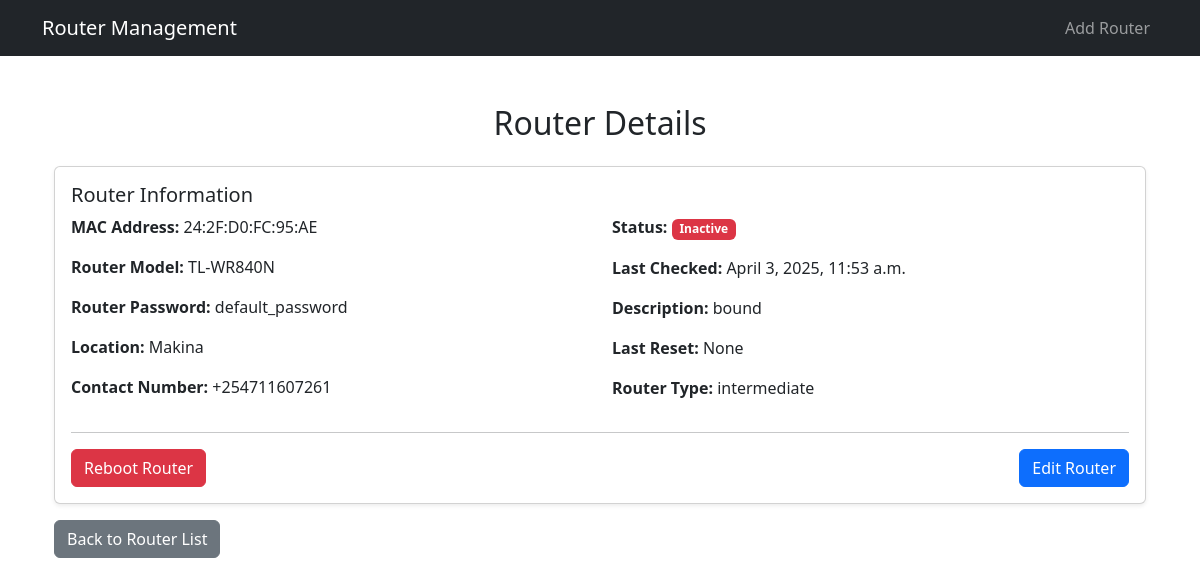
Page /routers/61/ on the committed database.
### routers/models.py (models this page shows, shortened)
class Router(models.Model):
    MAC_ADDRESS_CHOICES = [
        ('online', 'Online'),
        ('offline', 'Offline'),
        ('reset', 'Reset'),
    ]
    ROUTER_TYPE_CHOICES = [
        ('head', 'Head'),  # Root router of the network
        ('tail', 'Tail'),  # End of the network (leaf node)
        ('intermediate', 'Intermediate'),  # Routers in between
    ]
    mac_address = models.CharField(max_length=17, unique=True)
    username = models.CharField(max_length=50, unique=False)
    password = models.CharField(max_length=50)
    location = models.CharField(max_length=100)
    phone_number = models.CharField(max_length=15)
    status = models.CharField(max_length=10, choices=MAC_ADDRESS_CHOICES)
    description = models.TextField(blank=True, null=True)
    last_checked = models.DateTimeField(auto_now=True)
    last_reset = models.DateTimeField(null=True, blank=True)
    router_type = models.CharField(max_length=50, choices=ROUTER_TYPE_CHOICES, default='intermediate')
    parent_router = models.ForeignKey(
        'self',  # Referencing the same model
        on_delete=models.SET_NULL,  # Set null if the parent router is deleted
        null=True,  # Parent router can be null for head routers (root routers)
        blank=True,  # Parent router is optional for head routers
        related_name='children'  # This will allow easy access to child routers
    )

### routers/views.py (the view)
# urls.py: path('routers/<int:id>/', views.router_details, name='router_details'),
def router_details(request, id):
    router = get_object_or_404(Router, id=id)
    router.status = monitor_router(router.mac_address)  # Fetch router status dynamically
    return render(request, 'routers/router_details.html', {'router': router})

### routers/tasks.py (called while the page is built)
@shared_task
def monitor_router(mac_address):
    host = os.getenv('MIKROTIK_HOST')
    username = os.getenv('MIKROTIK_USERNAME')
    password = os.getenv('MIKROTIK_PASSWORD')
    try:
        connection = routeros_api.RouterOsApiPool(
            host=host,
            username=username,
            password=password,
            port=8728,
            plaintext_login=True
        )
        api = connection.get_api()
        leases = api.get_resource('/ip/dhcp-server/lease').get()
        for lease in leases:
            if lease.get('mac-address') == mac_address:
                return "Active"
        return "Inactive"
    except Exception as e:
        return f"Error: {str(e)}"

### routers/templates/routers/router_details.html (shortened to what this page needs)
{% extends 'base.html' %}
{% block content %}
<div class="container my-5">
  <h2 class="mb-4 text-center">Router Details</h2>
  <div class="card shadow-sm">
    <div class="card-body">
      <h5 class="card-title">Router Information</h5>
      <div class="row">
        <div class="col-md-6">
          <p><strong>MAC Address:</strong> {{ router.mac_address }}</p>
          <p><strong>Router Model:</strong> {{ router.username }}</p>
          <p><strong>Router Password:</strong> {{ router.password }}</p>
          <p><strong>Location:</strong> {{ router.location }}</p>
          <p><strong>Contact Number:</strong> {{ router.phone_number }}</p>
        </div>
        <div class="col-md-6">
          <p>
            <strong>Status:</strong>
            <span class="badge {% if router.status == 'Online' %}bg-success{% else %}bg-danger{% endif %}">
              {{ router.status }}
            </span>
          </p>
          <p><strong>Last Checked:</strong> {{ router.last_checked }}</p>
          <p><strong>Description:</strong> {{ router.description }}</p>
          <p><strong>Last Reset:</strong> {{ router.last_reset }}</p>
          <p><strong>Router Type:</strong> {{ router.router_type }}</p>
        </div>
      </div>
      <hr>
      <div class="d-flex justify-content-between align-items-center">
        <form method="post" action="{% url 'api_reboot_router' router.id %}">
          <button type="submit" class="btn btn-danger">Reboot Router</button>
        </form>
        <a href="{% url 'edit_router' router.id %}" class="btn btn-primary">Edit Router</a>
      </div>
    </div>
  </div>
  <div class="mt-3">
    <a href="{% url 'router_list' %}" class="btn btn-secondary">Back to Router List</a>
  </div>
</div>
{% endblock %}

### rows in the picture
Router: mac_address "24:2F:D0:FC:95:AE", username "TL-WR840N", password "default_password", location "Makina", phone_number "+254711607261", status "Inactive", last_checked "April 3, 2025, 11:53 a.m.", description "bound", last_reset "None", router_type "intermediate"
